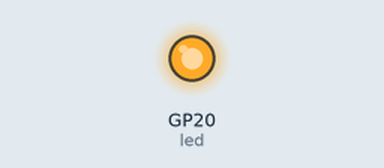
This program was run on a simulated Raspberry Pi Pico running MicroPython. Shown: output pins drawn as LEDs (lit = HIGH).

Above: at 0.1 s.
Timing chart, 0 to 1.6 s (numbered marks = the images above):
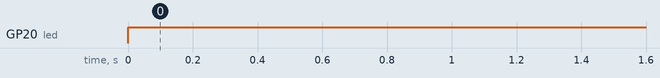

Measured:
- by itself, GP20 (led): LOW → HIGH at 0.00 s

The program:

4_butonla_led_yakma.py
```python
import machine

led = machine.Pin(20,machine.Pin.OUT)
# buton = machine.Pin(22,machine.Pin.IN,machine.Pin.PULL_DOWN)

while True:
#    if buton.value() == 1:
        led.value(1)
#    else:
#        led.value(0)
```
